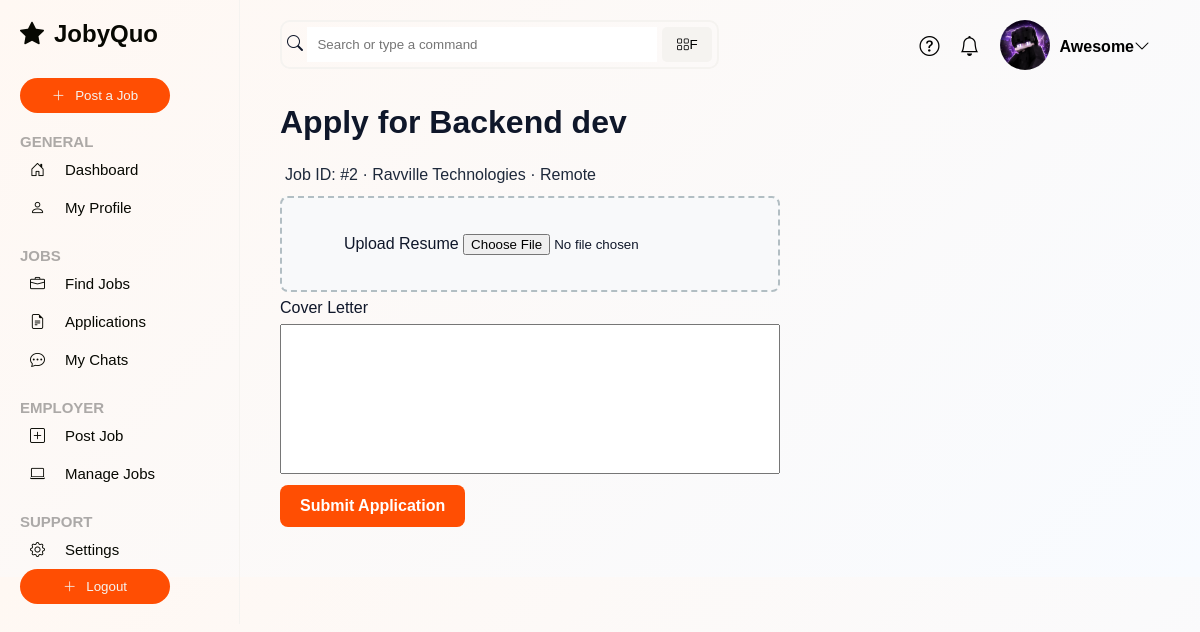
The app's page /main/apply/?job_id=2 (signed in) with its own data.
### main/models.py (models this page shows, shortened)
class Profile(models.Model):
    user = models.OneToOneField(User, on_delete=models.CASCADE)
    profile_pic = models.ImageField(upload_to="profile_pics/", null=True, blank=True)

class JobPost(models.Model):
    JOB_TYPES = [
        ("Full-Time", "Full-Time"),
        ("Part-Time", "Part-Time"),
        ("Remote", "Remote"),
        ("Hybrid", "Hybrid"),
        ("Contract", "Contract"),
        ("Internship", "Internship"),
    ]
    EXP_LEVEL = [
        ("Entry Level", "Entry Level"),
        ("Mid Level", "Mid Level"),
        ("Senior Level", "Senior Level"),
    ]
    user = models.ForeignKey(User, on_delete=models.CASCADE, null=True, blank=True)
    title = models.CharField(max_length=100)
    company = models.CharField(max_length=100)
    type = models.CharField(max_length=20, choices=JOB_TYPES)
    location = models.CharField(max_length=300)
    salary = models.CharField(max_length=100)
    level = models.CharField(max_length=20, choices=EXP_LEVEL)
    skill = models.CharField(max_length=100)
    description = models.TextField()
    image = models.ImageField(upload_to="job_images/", null=True, blank=True)

### main/views.py (the view, shortened to what this page needs)
# urls.py: path('apply/', views.apply, name='apply'),
@login_required
def apply(request, job_id=None):
    job_id = job_id or request.GET.get("job_id") or request.POST.get("job_id")
    job = get_object_or_404(JobPost, id=job_id) if job_id else None
    return render(request, "main/apply.html", {"job": job})

### templates/main/apply.html (shortened to what this page needs)
{% extends "main/base.html" %}
{% block content %}
<div class="container">
            <div class="apply">
                <div class="card-body">
                    <h1 class="h3 mb-2">Apply for {{ job.title|default:"this role" }}</h1>
                    {% if job %}
                    <p class="text-muted mb-4">Job ID: #{{ job.id }} · {{ job.company }} · {{ job.location }}</p>
                    {% endif %}
                    <form method="post" enctype="multipart/form-data">
                        <div class="resume_upload">
                            <label for="resume">Upload Resume</label>
                            <input type="file" id="resume" name="resume" required>
                        </div>
                        <div class="cover_letter">
                            <label for="cover_letter" class="form-label">Cover Letter</label><br>
                            <textarea class="form-control" id="cover_letter" name="cover_letter" rows="5" required></textarea>
                        </div>
                        <button type="submit" class="btn btn-primary">Submit Application</button>
                    </form>
        </div>
    </div>
</div>
{% endblock %}

### templates/main/base.html (shortened to what this page needs)
{% load static %}
<!DOCTYPE html>
<html lang="en">
  <head>
    <link rel="stylesheet" href="{% static 'css/main.css' %}" />
    <link rel="stylesheet" href="{% static 'css/bootstrap-icons/bootstrap-icons.css' %}" />
  </head>
  <body>
    <header class="sideBar">
      <div class="logo">
        <h2><i class="bi bi-star-fill"></i><span class="logo_txt">JobyQuo</span></h2>
      </div>
      <a href="{% url 'post_job' %}"><button><i class="bi bi-plus-lg"></i><span class="add">Post a Job</span></button></a>
      <div class="side_links">
        <h4>General</h4>
        <a href="{% url 'dashboard' %}"><i class="bi bi-house-door"></i><span class="txt">Dashboard</span></a>
        <a href="{% url 'profile' %}"><i class="bi bi-person"></i><span class="txt">My Profile</span></a>
        <h4>Jobs</h4>
        <a href="{% url 'dashboard' %}"><i class="bi bi-briefcase"></i><span class="txt">Find Jobs</span></a>
        <a href="{% url 'my_applicants' %}"><i class="bi bi-file-earmark-text"></i><span class="txt">Applications</span></a>
        <a href="{% url 'my_chats' %}"><i class="bi bi-chat-dots"></i><span class="txt">My Chats</span></a>
        <h4>Employer</h4>
        <a href="{% url 'post_job' %}"><i class="bi bi-plus-square"></i><span class="txt">Post Job</span></a>
        <a href="{% url 'manage_job' %}"><i class="bi bi-laptop"></i><span class="txt">Manage Jobs</span></a>
        <h4>Support</h4>
        <a href="{% url 'profile' %}"><i class="bi bi-gear"></i><span class="txt">Settings</span></a>
      </div>
      <a href="{% url 'logout' %}"><button><i class="bi bi-plus-lg"></i><span class="add">Logout</span></button></a>
    </header>
    <main>
      <div class="navbar">
        <div class="searchBar">
          <i class="bi bi-search"></i>
          <input type="text" placeholder="Search or type a command" />
          <button><i class="bi bi-grid"></i>F</button>
        </div>
        <div class="right">
          <div class="actions">
            <a href=""><i class="bi-question-circle"></i></a>
            <div id="notifications" hx-get="{% url 'notifications' %}" hx-trigger="load, every 5s" hx-swap="outerHTML">
              {% include 'main/_notifications.html' %}
            </div>
          </div>
          <a href="{% url 'profile' %}">
            <div class="profile">
              <div class="pic">
                {% if user.profile.profile_pic %}
                  <img src="{{ user.profile.profile_pic.url }}" alt="Profile Picture" />
                {% else %}
                  <h3>{{ user.username|first|upper }}</h3>
                {% endif %}
              </div>
              <div class="name">
                <h4>{{ user.username }}<i class="bi bi-chevron-down"></i></h4>
              </div>
            </div>
          </a>
        </div>
      </div>
      {% block content %}
      {% endblock %}
    </main>
  </body>
</html>

### static/css/main.css (style rules this page uses)
* { padding: 0; margin: 0; font-family: sans-serif; box-sizing: border-box; }
:root { --primary: #FF4E03; --primary-dark: #DB4302; --muted: #F5F3F0; --accent: #10B981; --card-bg: #ffffff; }
body { display: flex; overflow-x: hidden; background: linear-gradient(135deg, #fff8f3 0%, #f8fbff 100%); color: #0f172a; }
.sideBar { display: flex; flex-direction: column; width: 20%; border-right: 1px solid rgb(245, 243, 240); padding: 20px; position: fixed; left: 0; }
.logo { padding-bottom: 30px; }
.logo i { padding-right: 10px; }
.logo h2 { color: rgb(7, 8, 2); }
.sideBar button { background: rgb(255, 78, 3); border: none; color: rgb(245, 243, 240); padding: 10px 20px; border-radius: 50px; width: 150px; font-weight: 100; cursor: pointer; }
.sideBar button i { padding-right: 10px; }
.sideBar .side_links { line-height: 1.2; display: flex; flex-direction: column; }
.sideBar .side_links h4 { text-transform: uppercase; color: rgba(37, 37, 37, 0.377); font-weight: 600; font-size: 15px; padding-top: 20px; }
.sideBar .side_links a { text-decoration: none; padding: 10px; color: rgb(7, 8, 2); font-size: 15px; transition: 0.5s; }
.sideBar .side_links a i { padding-right: 20px; }
main { padding-left: 260px; }
main .navbar { display: flex; padding: 20px; }
main .navbar .searchBar { border: 2px solid rgb(245, 243, 240); position: absolute; padding: 5px; border-radius: 10px; align-items: center; }
main .navbar .searchBar input { width: 350px; padding: 10px; border: none; outline: none; }
main .navbar .searchBar button { padding: 10px; background: rgb(245, 243, 240); border: none; border-radius: 5px; width: 50px; }
main .navbar .right { position: absolute; right: 0; }
main .navbar .actions a { font-size: 20px; color: rgb(102, 102, 102); text-decoration: none; }
main .navbar .right { display: flex; }
main .navbar .right .actions { padding-right: 20px; display: flex; gap: 10px; align-items: center; }
main .navbar .right a { text-decoration: none; color: #000; }
main .navbar .right .profile { display: flex; align-items: center; gap: 10px; cursor: pointer; }
main .navbar .right .profile .pic { color: rgb(250, 247, 240); border-radius: 50%; }
main .navbar .right .profile .pic img { height: 50px; width: 50px; border-radius: 50%; }
main .navbar .right .profile .name { display: flex; padding-right: 50px; }
main .apply { margin: 50px 20px; line-height: 2; }
main .apply p { margin: 5px; color: #1E293B; }
.resume_upload { border: 2px dashed #b2bec3; padding: 30px 20px; border-radius: 8px; background-color: #f8f9fa; text-align: center; transition: all 0.3s ease-in-out; cursor: pointer; }
.apply .cover_letter textarea { resize: none; width: 500px; height: 150px; }
.apply button { background-color: rgb(255, 78, 3); color: #fff; padding: 12px 20px; font-size: 16px; border: none; border-radius: 8px; cursor: pointer; font-weight: 600; transition: background 0.3s ease, transform 0.2s ease; }

### records on screen
JobPost: title "Backend dev", id "2", company "Ravville Technologies", location "Remote"

### other values on screen
{{ user.username }} "Awesome"
